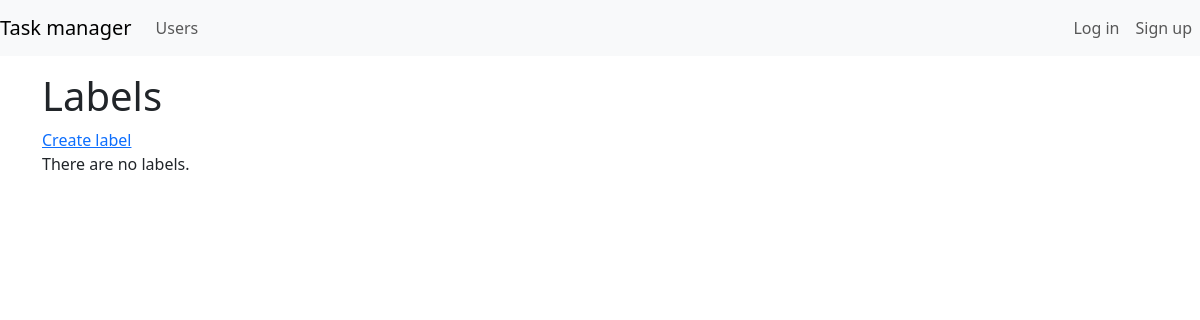
The app's page /labels/, older data.
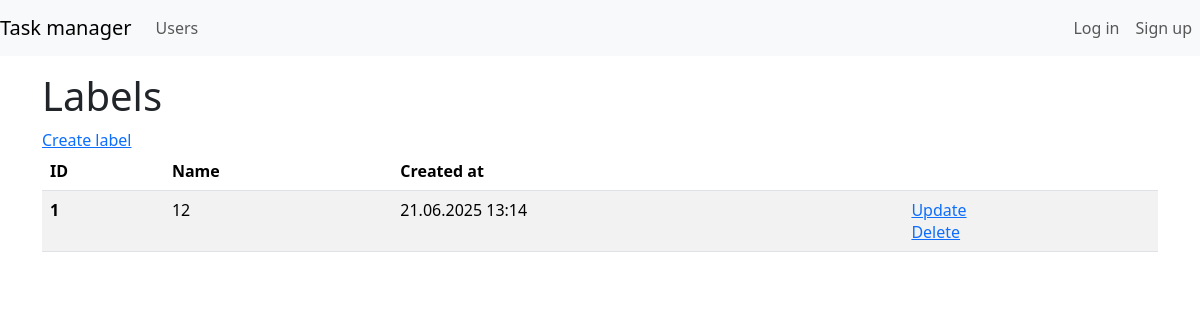
The same page, newer data.
### task_manager/labels/models.py (models this page shows, shortened)
class Label(models.Model):
    name = models.CharField(max_length=40, unique=True, null=False)
    created_at = models.DateTimeField(_("Creation date"), auto_now_add=True)

### task_manager/labels/views.py (the view)
# urls.py: path("", LabelView.as_view(), name="label_list"),
class LabelView(ListView):
    model = Label
    context_object_name = "label_list"
    template_name = "labels/label_list.html"

### task_manager/templates/labels/label_list.html (shortened to what this page needs)
{% extends "task_manager/base.html" %}
{% load i18n %}
{% load django_bootstrap5 %}
{% block content %}
<div class="mt-4">
    <h1 class="mt-1">{% translate "Labels" %}</h1>
    <a href="{% url 'labels:create_label' %}">{% translate 'Create label' %}</a>
    {% if label_list %}
    <table class="table table-striped">
        <thead>
            <tr>
                <th scope="col">ID</th>
                <th scope="col">{% translate "Name" %}</th>
                <th scope="col">{% translate "Created at" %}</th>
                <th></th>
            </tr>
        </thead>
        <tbody>
            {% for label in label_list %}
            <tr>
                <th scope="row"> {{ label.id }}</th>
                <td>{{ label.name }}</td>
                <td>{{ label.created_at|date:"d.m.Y H:i" }}</td>
                <td>
                    <a href="{% url 'labels:update_label' label.pk %}">{% translate 'Update' %}</a>
                    <br>
                    <a href="{% url 'labels:delete_label' label.pk %}">{% translate 'Delete' %}</a>
                </td>
            </tr>
            {% endfor %}
        </tbody>
    </table>
    {% else %}
    <p>{% translate "There are no labels." %}
    </p>
    {% endif %}
    {% endblock %}

Row changes from the older to the newer data that the page shows:
added Label: id "1", name "12", created_at "21.06.2025 13:14"
Text that changed along with them:
text no longer shown: "There are no labels."
text now shown: "ID Name Created at"
